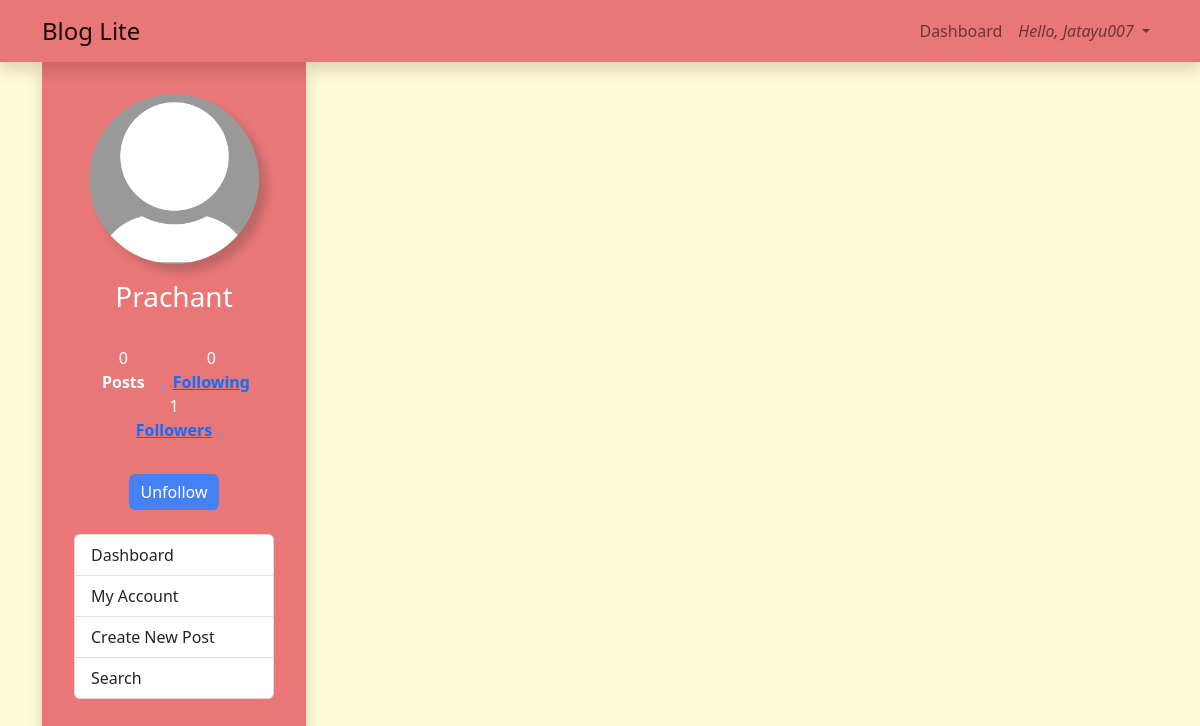
The app's page /chamri (signed in) with its own data.
### blog/models.py (models this page shows, shortened)
class User(db.Model, UserMixin):
    id = db.Column(db.Integer(), primary_key=True)
    fullname = db.Column(db.String(length=30), nullable=False)
    username = db.Column(db.String(length=30), unique=True, nullable=False)
    email = db.Column(db.String(length=50), nullable=False)
    profilePicture = db.Column(db.String(length=50), nullable=True, default='default-profile-pic.jpg')
    password_hash = db.Column(db.String(length=60), nullable=False)
    posts_created = db.relationship('Post', backref='author')
    followed = db.relationship('User',
                               secondary=followers,
                               primaryjoin=(followers.c.follower_id == id),
                               secondaryjoin=(followers.c.followed_id == id),
                               backref=db.backref('followers', lazy='dynamic'),
                               lazy='dynamic')
    def is_following(self, user):
        return self.followed.filter(followers.c.followed_id == user.id).count() > 0
    def PostCount(self):
        return len(list(self.posts_created))
    def myPosts(self):
        return Post.query.join(User, (self.id == Post.created_by)).order_by(Post.post_timestamp.desc())
    @property
    def password(self):
        return self.password

### blog/routes.py (the view)
@app.route('/<user>', methods=['GET','POST'])
def user_page(user):
    user_data = User.query.filter_by(username=user).first()
    if user_data:
        img = Media.query.all()
        return render_template('user.html', user = user_data, img=img)
    else:
        return render_template('404.html')

### blog/models.py (called while the page is built)
@login_manager.user_loader
def load_user(user_id):
    return User.query.get(int(user_id))

### blog/templates/user.html (shortened to what this page needs)
{% extends 'base.html' %}
{% block content %}
<section class="container dashboard">
    <aside class="sidebar container shadow">
      <div class="side-nav">
        <div class="profile-data container">
            <img src="{{ url_for('static',filename = user.profilePicture) }}" class="float-start profile-img" alt="...">
            <h3 class="profile-name">{{ user.fullname }}</h3>
            <br>
            <div class="container text-center sidebar-follow">
              <div class="row">
                <div class="col">
                  {{ user.PostCount() }}
                  <br>
                  <strong>Posts</strong>
                </div>
                <div class="col">
                  {{ user.followed.count()-1 }}
                  <br>
                  <strong><a href="{{ url_for('showfollowing', username=user.username) }}">Following</a></strong>
                </div>
                <div class="col">
                  {{ user.followers.count()-1 }}
                  <br>
                  <strong><a href="{{ url_for('showfollowers', username=user.username) }}">Followers</a></strong>
                </div>
              </div>
          </div>
        {% if current_user.username == user.username %}
        <a href="{{ url_for('updateUser_page') }}" class="btn btn-primary">Update Profile</a>
        {% elif not current_user.is_following(user) %}
        <a href="{{ url_for('follow', username=user.username) }}" class="btn btn-primary">Follow</a>
        {% else %}
        <a href="{{ url_for('unfollow', username=user.username) }}" class="btn btn-primary">Unfollow</a>
        {% endif %}
        </div>
        <br>
        <div class="list-group">
          <a href="{{ url_for('home_page') }}" class="list-group-item list-group-item-action">Dashboard</a>
          <a href="{{ url_for('user_page', user = current_user.username) }}" class="list-group-item list-group-item-action">My Account</a>
          <a href="{{ url_for('home_page') }}" class="list-group-item list-group-item-action">Create New Post</a>
          <a href="{{ url_for('search_page') }}" class="list-group-item list-group-item-action">Search</a>
        </div>
      </div>
    </aside>
    <main class="main-dashboard container">
    </main>
</section>
{% endblock %}

### blog/templates/base.html (shortened to what this page needs)
<!DOCTYPE html>
<html lang="en">
<head>
    <link href="https://cdn.jsdelivr.net/npm/bootstrap@5.2.2/dist/css/bootstrap.min.css" rel="stylesheet">
    <link rel="stylesheet" href="https://cdn.jsdelivr.net/npm/bootstrap-icons@1.10.3/font/bootstrap-icons.css">
    <link rel="stylesheet" href="{{ url_for('static', filename='./css/style.css') }}">
</head>
<body>
    <nav class="navbar navbar-expand-lg d-flex sticky-top shadow">
      <div class="container">
        <a class="navbar-brand" href="/">Blog Lite</a>
        <div class="collapse navbar-collapse" id="navbarNav">
          <ul class="navbar-nav">
            {% if current_user.is_authenticated %}
              <li class="nav-item">
                <a class="nav-link" href="{{ url_for('home_page') }}">Dashboard</a>
              </li>
              <li class="nav-item dropdown">
                <a class="nav-link dropdown-toggle" href="#" role="button" data-bs-toggle="dropdown" aria-expanded="false">
                  <i>Hello, {{ current_user.username }}</i>
                </a>
              </li>
            {% endif %}
          </ul>
        </div>
      </div>
    </nav>
    <div class="container-fluid">
      {% block content %}{% endblock %}
    </div>
</body>
</html>

### blog/static/css/style.css (style rules this page uses)
:root { --bs-darkpink : #E97777; --bs-lightpink : #FF9F9F; --bs-darkyellow : #FCDDB0; --bs-lightyellow : #FFFAD7; --bs-black: rgba(0, 0, 0, 0.614); --bs-white: #fff; }
.btn { background-color: #4681f4; border: none; }
.container-fluid { padding: 0; }
body { background-color: var(--bs-lightyellow); }
.navbar-expand-lg .navbar-collapse { justify-content: flex-end; }
.navbar { background-color: var(--bs-darkpink); }
.navbar-brand { font-size: 1.5rem; }
.profile-data { display: flex; flex-direction: column; align-items: center; color: var(--bs-white) }
.profile-img { width: 170px; height: 170px; margin: 0 0 1rem 0; border-radius: 50%; box-shadow: 8px 8px 8px rgba(50, 50, 50, 0.237); }
.sidebar { width: 22%; height: 100vh; background-color: var(--bs-darkpink); border-bottom-left-radius: 10px; border-bottom-right-radius: 10px; padding: 2rem; position: fixed; }
.sidebar-follow { margin-bottom: 2rem; }
.main-dashboard { width: 70%; padding: 2rem; margin-right: 0; }
.dashboard { display: flex; }

### records on screen
User: username "Jatayu007"
User: profilePicture (placeholder picture), fullname "Prachant"

### other values on screen
{{ user.PostCount() }} "0"
{{ user.followed.count()-1 }} "0"
{{ user.followers.count()-1 }} "1"
